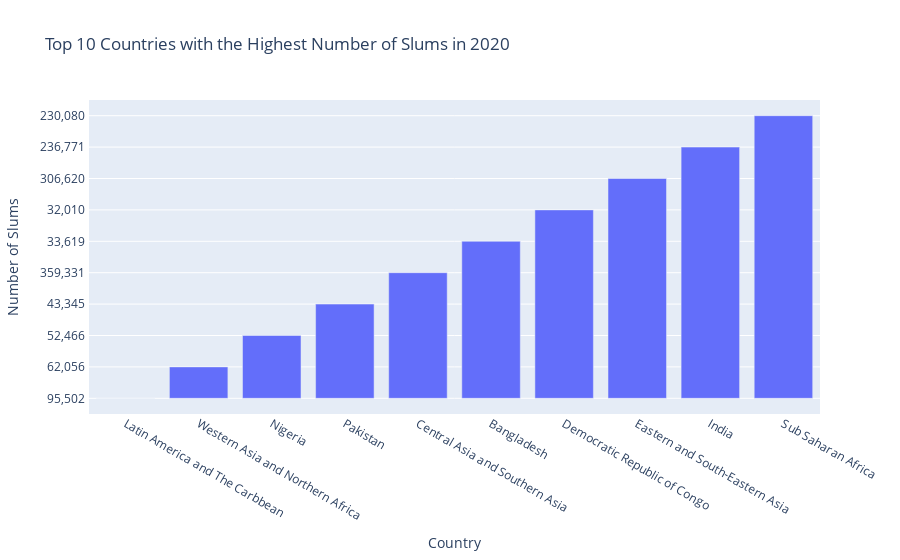

Notebook source saved alongside this figure:
### Code cell
import plotly.express as px
import plotly.graph_objects as go
# Load the data into a DataFrame
sale = pd.read_csv('Slum_Estimates.csv')
# List of specific countries you want to show
selected_countries = ['Central Asia and Southern Asia', 'Eastern and South-Eastern Asia', 'India', 'Sub Saharan Africa', 'Latin America and The Carbbean', 'Western Asia and Northern Africa', 'Nigeria', 'Pakistan', 'Bangladesh', 'Democratic Republic of Congo']

# Filter the DataFrame to include only the selected countries
filtered_sale = sale[sale['country'].isin(selected_countries)]

# Sort the DataFrame by '2020 year' column in descending order
filtered_sale = filtered_sale.sort_values('2020 year', ascending=False)
# Create a bar chart
data = [
    go.Bar(
        x=filtered_sale['country'],
        y=filtered_sale['2020 year']
    )
]
layout = go.Layout(
    title='Top 10 Countries with the Highest Number of Slums in 2020',
    xaxis=dict(title='Country'),
    yaxis=dict(title='Number of Slums')
)    
fig = go.Figure(data=data, layout=layout)
# Convert the plot to HTML code
fig.show()

### Figure 1 — Plotly figure (JSON) as saved in the notebook; plotly's stock layout.template omitted (floating-point values rounded to 4 significant figures)
{"data": [{"type": "bar", "x": ["Latin America and The Carbbean", "Western Asia and Northern Africa", "Nigeria", "Pakistan", "Central Asia and Southern Asia", "Bangladesh", "Democratic Republic of Congo", "Eastern and South-Eastern Asia", "India", "Sub Saharan Africa"], "y": [" 95,502 ", " 62,056 ", " 52,466 ", " 43,345 ", " 359,331 ", " 33,619 ", " 32,010 ", " 306,620 ", " 236,771 ", " 230,080 "]}], "layout": {"title": {"text": "Top 10 Countries with the Highest Number of Slums in 2020"}, "xaxis": {"title": {"text": "Country"}}, "yaxis": {"title": {"text": "Number of Slums"}}}}
